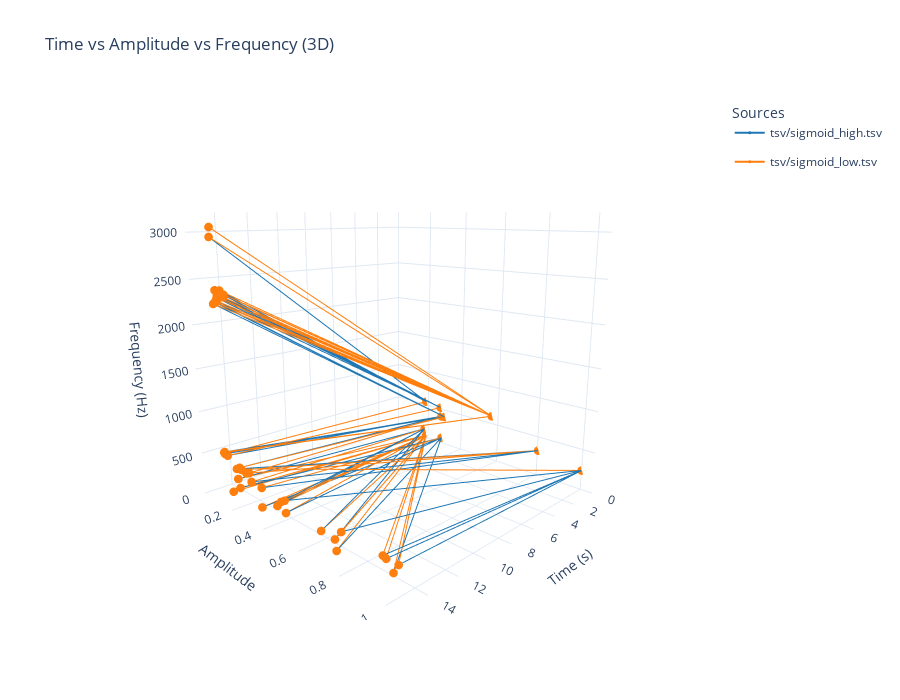

Notebook source saved alongside this figure:
### Markdown cell above
3D for data with time domain

### Code cell
from py_scripts.multiplotter import plot_combined_3d

plot_combined_3d(files=['tsv/sigmoid_high.tsv', 'tsv/sigmoid_low.tsv'])

# Sample usage:
# plot_combined_3d(files=['file1.tsv', 'file2.tsv'], labels=['File1', 'File2'])
# or
# plot_combined_3d(dfs=[df1, df2], labels=['DataFrame1', 'DataFrame2'])

### Figure 1 — Plotly figure (JSON) as saved in the notebook; plotly's stock layout.template omitted (floating-point values rounded to 4 significant figures)
{"data": [{"legendgroup": "tsv/sigmoid_high.tsv", "line": {"color": "#1f77b4", "width": 2}, "marker": {"color": "#1f77b4", "size": 3}, "mode": "lines+markers", "name": "tsv/sigmoid_high.tsv", "showlegend": true, "type": "scatter3d", "x": [0, 15], "y": [0.185, 0.1276], "z": [31.25, 97.37]}, {"legendgroup": "tsv/sigmoid_high.tsv", "line": {"color": "#1f77b4", "width": 2}, "marker": {"color": "#1f77b4", "size": 3}, "mode": "lines+markers", "name": "tsv/sigmoid_high.tsv", "showlegend": false, "type": "scatter3d", "x": [0, 15], "y": [0.2831, 0.7301], "z": [75, 105.3]}, {"legendgroup": "tsv/sigmoid_high.tsv", "line": {"color": "#1f77b4", "width": 2}, "marker": {"color": "#1f77b4", "size": 3}, "mode": "lines+markers", "name": "tsv/sigmoid_high.tsv", "showlegend": false, "type": "scatter3d", "x": [0, 15], "y": [0.2831, 0.3204], "z": [75, 110.5]}, {"legendgroup": "tsv/sigmoid_high.tsv", "line": {"color": "#1f77b4", "width": 2}, "marker": {"color": "#1f77b4", "size": 3}, "mode": "lines+markers", "name": "tsv/sigmoid_high.tsv", "showlegend": false, "type": "scatter3d", "x": [0, 15], "y": [0.2831, 0.1786], "z": [75, 194.7]}, {"legendgroup": "tsv/sigmoid_high.tsv", "line": {"color": "#1f77b4", "width": 2}, "marker": {"color": "#1f77b4", "size": 3}, "mode": "lines+markers", "name": "tsv/sigmoid_high.tsv", "showlegend": false, "type": "scatter3d", "x": [0, 15], "y": [0.2831, 0.4651], "z": [75, 202.6]}, {"legendgroup": "tsv/sigmoid_high.tsv", "line": {"color": "#1f77b4", "width": 2}, "marker": {"color": "#1f77b4", "size": 3}, "mode": "lines+markers", "name": "tsv/sigmoid_high.tsv", "showlegend": false, "type": "scatter3d", "x": [0, 15], "y": [0.2831, 0.9797], "z": [75, 210.5]}, {"legendgroup": "tsv/sigmoid_high.tsv", "line": {"color": "#1f77b4", "width": 2}, "marker": {"color": "#1f77b4", "size": 3}, "mode": "lines+markers", "name": "tsv/sigmoid_high.tsv", "showlegend": false, "type": "scatter3d", "x": [0, 15], "y": [0.1758, 0.7229], "z": [127.5, 215.8]}, {"legendgroup": "tsv/sigmoid_high.tsv", "line": {"color": "#1f77b4", "width": 2}, "marker": {"color": "#1f77b4", "size": 3}, "mode": "lines+markers", "name": "tsv/sigmoid_high.tsv", "showlegend": false, "type": "scatter3d", "x": [0, 15], "y": [0.1758, 0.6551], "z": [127.5, 223.7]}, {"legendgroup": "tsv/sigmoid_high.tsv", "line": {"color": "#1f77b4", "width": 2}, "marker": {"color": "#1f77b4", "size": 3}, "mode": "lines+markers", "name": "tsv/sigmoid_high.tsv", "showlegend": false, "type": "scatter3d", "x": [0, 15], "y": [0.1758, 0.4158], "z": [127.5, 228.9]}, {"legendgroup": "tsv/sigmoid_high.tsv", "line": {"color": "#1f77b4", "width": 2}, "marker": {"color": "#1f77b4", "size": 3}, "mode": "lines+markers", "name": "tsv/sigmoid_high.tsv", "showlegend": false, "type": "scatter3d", "x": [0, 15], "y": [0.1758, 0.1668], "z": [127.5, 292.1]}, {"legendgroup": "tsv/sigmoid_high.tsv", "line": {"color": "#1f77b4", "width": 2}, "marker": {"color": "#1f77b4", "size": 3}, "mode": "lines+markers", "name": "tsv/sigmoid_high.tsv", "showlegend": false, "type": "scatter3d", "x": [0, 15], "y": [0.1758, 0.4394], "z": [127.5, 300]}, {"legendgroup": "tsv/sigmoid_high.tsv", "line": {"color": "#1f77b4", "width": 2}, "marker": {"color": "#1f77b4", "size": 3}, "mode": "lines+markers", "name": "tsv/sigmoid_high.tsv", "showlegend": false, "type": "scatter3d", "x": [0, 15], "y": [1, 0.9506], "z": [238.8, 307.9]}, {"legendgroup": "tsv/sigmoid_high.tsv", "line": {"color": "#1f77b4", "width": 2}, "marker": {"color": "#1f77b4", "size": 3}, "mode": "lines+markers", "name": "tsv/sigmoid_high.tsv", "showlegend": false, "type": "scatter3d", "x": [0, 15], "y": [1, 1], "z": [238.8, 313.2]}, {"legendgroup": "tsv/sigmoid_high.tsv", "line": {"color": "#1f77b4", "width": 2}, "marker": {"color": "#1f77b4", "size": 3}, "mode": "lines+markers", "name": "tsv/sigmoid_high.tsv", "showlegend": false, "type": "scatter3d", "x": [0, 15], "y": [1, 0.9367], "z": [238.8, 321.1]}, {"legendgroup": "tsv/sigmoid_high.tsv", "line": {"color": "#1f77b4", "width": 2}, "marker": {"color": "#1f77b4", "size": 3}, "mode": "lines+markers", "name": "tsv/sigmoid_high.tsv", "showlegend": false, "type": "scatter3d", "x": [0, 15], "y": [1, 0.754], "z": [238.8, 328.9]}, {"legendgroup": "tsv/sigmoid_high.tsv", "line": {"color": "#1f77b4", "width": 2}, "marker": {"color": "#1f77b4", "size": 3}, "mode": "lines+markers", "name": "tsv/sigmoid_high.tsv", "showlegend": false, "type": "scatter3d", "x": [0, 15], "y": [1, 0.4599], "z": [238.8, 334.2]}, {"legendgroup": "tsv/sigmoid_high.tsv", "line": {"color": "#1f77b4", "width": 2}, "marker": {"color": "#1f77b4", "size": 3}, "mode": "lines+markers", "name": "tsv/sigmoid_high.tsv", "showlegend": false, "type": "scatter3d", "x": [0, 15], "y": [0.803, 0.3228], "z": [321.2, 339.5]}, {"legendgroup": "tsv/sigmoid_high.tsv", "line": {"color": "#1f77b4", "width": 2}, "marker": {"color": "#1f77b4", "size": 3}, "mode": "lines+markers", "name": "tsv/sigmoid_high.tsv", "showlegend": false, "type": "scatter3d", "x": [0, 15], "y": [0.803, 0.2584], "z": [321.2, 344.7]}, {"legendgroup": "tsv/sigmoid_high.tsv", "line": {"color": "#1f77b4", "width": 2}, "marker": {"color": "#1f77b4", "size": 3}, "mode": "lines+markers", "name": "tsv/sigmoid_high.tsv", "showlegend": false, "type": "scatter3d", "x": [0, 15], "y": [0.803, 0.1615], "z": [321.2, 407.9]}, {"legendgroup": "tsv/sigmoid_high.tsv", "line": {"color": "#1f77b4", "width": 2}, "marker": {"color": "#1f77b4", "size": 3}, "mode": "lines+markers", "name": "tsv/sigmoid_high.tsv", "showlegend": false, "type": "scatter3d", "x": [0, 15], "y": [0.803, 0.227], "z": [321.2, 415.8]}, {"legendgroup": "tsv/sigmoid_high.tsv", "line": {"color": "#1f77b4", "width": 2}, "marker": {"color": "#1f77b4", "size": 3}, "mode": "lines+markers", "name": "tsv/sigmoid_high.tsv", "showlegend": false, "type": "scatter3d", "x": [0, 15], "y": [0.803, 0.1941], "z": [321.2, 426.3]}, {"legendgroup": "tsv/sigmoid_high.tsv", "line": {"color": "#1f77b4", "width": 2}, "marker": {"color": "#1f77b4", "size": 3}, "mode": "lines+markers", "name": "tsv/sigmoid_high.tsv", "showlegend": false, "type": "scatter3d", "x": [0, 15], "y": [0.2814, 0.2443], "z": [393.8, 434.2]}, {"legendgroup": "tsv/sigmoid_high.tsv", "line": {"color": "#1f77b4", "width": 2}, "marker": {"color": "#1f77b4", "size": 3}, "mode": "lines+markers", "name": "tsv/sigmoid_high.tsv", "showlegend": false, "type": "scatter3d", "x": [0, 15], "y": [0.2814, 0.1813], "z": [393.8, 439.5]}, {"legendgroup": "tsv/sigmoid_high.tsv", "line": {"color": "#1f77b4", "width": 2}, "marker": {"color": "#1f77b4", "size": 3}, "mode": "lines+markers", "name": "tsv/sigmoid_high.tsv", "showlegend": false, "type": "scatter3d", "x": [0, 15], "y": [0.2814, 0.1005], "z": [393.8, 513.2]}, {"legendgroup": "tsv/sigmoid_high.tsv", "line": {"color": "#1f77b4", "width": 2}, "marker": {"color": "#1f77b4", "size": 3}, "mode": "lines+markers", "name": "tsv/sigmoid_high.tsv", "showlegend": false, "type": "scatter3d", "x": [0, 15], "y": [0.2814, 0.08304], "z": [393.8, 518.4]}, {"legendgroup": "tsv/sigmoid_high.tsv", "line": {"color": "#1f77b4", "width": 2}, "marker": {"color": "#1f77b4", "size": 3}, "mode": "lines+markers", "name": "tsv/sigmoid_high.tsv", "showlegend": false, "type": "scatter3d", "x": [0, 15], "y": [0.3005, 0.07603], "z": [398.8, 528.9]}, {"legendgroup": "tsv/sigmoid_high.tsv", "line": {"color": "#1f77b4", "width": 2}, "marker": {"color": "#1f77b4", "size": 3}, "mode": "lines+markers", "name": "tsv/sigmoid_high.tsv", "showlegend": false, "type": "scatter3d", "x": [0, 15], "y": [0.3005, 0.07945], "z": [398.8, 539.5]}, {"legendgroup": "tsv/sigmoid_high.tsv", "line": {"color": "#1f77b4", "width": 2}, "marker": {"color": "#1f77b4", "size": 3}, "mode": "lines+markers", "name": "tsv/sigmoid_high.tsv", "showlegend": false, "type": "scatter3d", "x": [0, 15], "y": [0.3005, 0.06912], "z": [398.8, 2239.0]}, {"legendgroup": "tsv/sigmoid_high.tsv", "line": {"color": "#1f77b4", "width": 2}, "marker": {"color": "#1f77b4", "size": 3}, "mode": "lines+markers", "name": "tsv/sigmoid_high.tsv", "showlegend": false, "type": "scatter3d", "x": [0, 15], "y": [0.3005, 0.08505], "z": [398.8, 2258.0]}, {"legendgroup": "tsv/sigmoid_high.tsv", "line": {"color": "#1f77b4", "width": 2}, "marker": {"color": "#1f77b4", "size": 3}, "mode": "lines+markers", "name": "tsv/sigmoid_high.tsv", "showlegend": false, "type": "scatter3d", "x": [0, 15], "y": [0.3005, 0.08249], "z": [398.8, 2266.0]}, {"legendgroup": "tsv/sigmoid_high.tsv", "line": {"color": "#1f77b4", "width": 2}, "marker": {"color": "#1f77b4", "size": 3}, "mode": "lines+markers", "name": "tsv/sigmoid_high.tsv", "showlegend": false, "type": "scatter3d", "x": [0, 15], "y": [0.2761, 0.09542], "z": [518.8, 2279.0]}, {"legendgroup": "tsv/sigmoid_high.tsv", "line": {"color": "#1f77b4", "width": 2}, "marker": {"color": "#1f77b4", "size": 3}, "mode": "lines+markers", "name": "tsv/sigmoid_high.tsv", "showlegend": false, "type": "scatter3d", "x": [0, 15], "y": [0.2761, 0.0959], "z": [518.8, 2313.0]}, {"legendgroup": "tsv/sigmoid_high.tsv", "line": {"color": "#1f77b4", "width": 2}, "marker": {"color": "#1f77b4", "size": 3}, "mode": "lines+markers", "name": "tsv/sigmoid_high.tsv", "showlegend": false, "type": "scatter3d", "x": [0, 15], "y": [0.2761, 0.1073], "z": [518.8, 2324.0]}, {"legendgroup": "tsv/sigmoid_high.tsv", "line": {"color": "#1f77b4", "width": 2}, "marker": {"color": "#1f77b4", "size": 3}, "mode": "lines+markers", "name": "tsv/sigmoid_high.tsv", "showlegend": false, "type": "scatter3d", "x": [0, 15], "y": [0.2761, 0.1419], "z": [518.8, 2332.0]}, {"legendgroup": "tsv/sigmoid_high.tsv", "line": {"color": "#1f77b4", "width": 2}, "marker": {"color": "#1f77b4", "size": 3}, "mode": "lines+markers", "name": "tsv/sigmoid_high.tsv", "showlegend": false, "type": "scatter3d", "x": [0, 15], "y": [0.2761, 0.09939], "z": [518.8, 2345.0]}, {"legendgroup": "tsv/sigmoid_high.tsv", "line": {"color": "#1f77b4", "width": 2}, "marker": {"color": "#1f77b4", "size": 3}, "mode": "lines+markers", "name": "tsv/sigmoid_high.tsv", "showlegend": false, "type": "scatter3d", "x": [0, 15], "y": [0.1844, 0.1442], "z": [546.2, 2361.0]}, {"legendgroup": "tsv/sigmoid_high.tsv", "line": {"color": "#1f77b4", "width": 2}, "marker": {"color": "#1f77b4", "size": 3}, "mode": "lines+markers", "name": "tsv/sigmoid_high.tsv", "showlegend": false, "type": "scatter3d", "x": [0, 15], "y": [0.1844, 0.1022], "z": [546.2, 2382.0]}, {"legendgroup": "tsv/sigmoid_high.tsv", "line": {"color": "#1f77b4", "width": 2}, "marker": {"color": "#1f77b4", "size": 3}, "mode": "lines+markers", "name": "tsv/sigmoid_high.tsv", "showlegend": false, "type": "scatter3d", "x": [0, 15], "y": [0.1844, 0.08533], "z": [546.2, 2392.0]}, {"legendgroup": "tsv/sigmoid_high.tsv", "line": {"color": "#1f77b4", "width": 2}, "marker": {"color": "#1f77b4", "size": 3}, "mode": "lines+markers", "name": "tsv/sigmoid_high.tsv", "showlegend": false, "type": "scatter3d", "x": [0, 15], "y": [0.1844, 0.1179], "z": [546.2, 2397.0]}, {"legendgroup": "tsv/sigmoid_high.tsv", "line": {"color": "#1f77b4", "width": 2}, "marker": {"color": "#1f77b4", "size": 3}, "mode": "lines+markers", "name": "tsv/sigmoid_high.tsv", "showlegend": false, "type": "scatter3d", "x": [0, 15], "y": [0.1844, 0.06906], "z": [546.2, 2953.0]}, {"legendgroup": "tsv/sigmoid_high.tsv", "line": {"color": "#1f77b4", "width": 2}, "marker": {"color": "#1f77b4", "size": 3}, "mode": "lines+markers", "name": "tsv/sigmoid_high.tsv", "showlegend": false, "type": "scatter3d", "x": [0, 15], "y": [0.5658, 0.07315], "z": [600, 3055.0]}, {"legendgroup": "tsv/sigmoid_low.tsv", "line": {"color": "#ff7f0e", "width": 2}, "marker": {"color": "#ff7f0e", "size": 3}, "mode": "lines+markers", "name": "tsv/sigmoid_low.tsv", "showlegend": true, "type": "scatter3d", "x": [0, 15], "y": [0.185, 0.1276], "z": [31.25, 97.37]}, {"legendgroup": "tsv/sigmoid_low.tsv", "line": {"color": "#ff7f0e", "width": 2}, "marker": {"color": "#ff7f0e", "size": 3}, "mode": "lines+markers", "name": "tsv/sigmoid_low.tsv", "showlegend": false, "type": "scatter3d", "x": [0, 15], "y": [0.185, 0.7301], "z": [31.25, 105.3]}, {"legendgroup": "tsv/sigmoid_low.tsv", "line": {"color": "#ff7f0e", "width": 2}, "marker": {"color": "#ff7f0e", "size": 3}, "mode": "lines+markers", "name": "tsv/sigmoid_low.tsv", "showlegend": false, "type": "scatter3d", "x": [0, 15], "y": [0.185, 0.3204], "z": [31.25, 110.5]}, {"legendgroup": "tsv/sigmoid_low.tsv", "line": {"color": "#ff7f0e", "width": 2}, "marker": {"color": "#ff7f0e", "size": 3}, "mode": "lines+markers", "name": "tsv/sigmoid_low.tsv", "showlegend": false, "type": "scatter3d", "x": [0, 15], "y": [0.185, 0.1786], "z": [31.25, 194.7]}, {"legendgroup": "tsv/sigmoid_low.tsv", "line": {"color": "#ff7f0e", "width": 2}, "marker": {"color": "#ff7f0e", "size": 3}, "mode": "lines+markers", "name": "tsv/sigmoid_low.tsv", "showlegend": false, "type": "scatter3d", "x": [0, 15], "y": [0.185, 0.4651], "z": [31.25, 202.6]}, {"legendgroup": "tsv/sigmoid_low.tsv", "line": {"color": "#ff7f0e", "width": 2}, "marker": {"color": "#ff7f0e", "size": 3}, "mode": "lines+markers", "name": "tsv/sigmoid_low.tsv", "showlegend": false, "type": "scatter3d", "x": [0, 15], "y": [0.185, 0.9797], "z": [31.25, 210.5]}, {"legendgroup": "tsv/sigmoid_low.tsv", "line": {"color": "#ff7f0e", "width": 2}, "marker": {"color": "#ff7f0e", "size": 3}, "mode": "lines+markers", "name": "tsv/sigmoid_low.tsv", "showlegend": false, "type": "scatter3d", "x": [0, 15], "y": [0.185, 0.7229], "z": [31.25, 215.8]}, {"legendgroup": "tsv/sigmoid_low.tsv", "line": {"color": "#ff7f0e", "width": 2}, "marker": {"color": "#ff7f0e", "size": 3}, "mode": "lines+markers", "name": "tsv/sigmoid_low.tsv", "showlegend": false, "type": "scatter3d", "x": [0, 15], "y": [0.185, 0.6551], "z": [31.25, 223.7]}, {"legendgroup": "tsv/sigmoid_low.tsv", "line": {"color": "#ff7f0e", "width": 2}, "marker": {"color": "#ff7f0e", "size": 3}, "mode": "lines+markers", "name": "tsv/sigmoid_low.tsv", "showlegend": false, "type": "scatter3d", "x": [0, 15], "y": [0.185, 0.4158], "z": [31.25, 228.9]}, {"legendgroup": "tsv/sigmoid_low.tsv", "line": {"color": "#ff7f0e", "width": 2}, "marker": {"color": "#ff7f0e", "size": 3}, "mode": "lines+markers", "name": "tsv/sigmoid_low.tsv", "showlegend": false, "type": "scatter3d", "x": [0, 15], "y": [0.185, 0.1668], "z": [31.25, 292.1]}, {"legendgroup": "tsv/sigmoid_low.tsv", "line": {"color": "#ff7f0e", "width": 2}, "marker": {"color": "#ff7f0e", "size": 3}, "mode": "lines+markers", "name": "tsv/sigmoid_low.tsv", "showlegend": false, "type": "scatter3d", "x": [0, 15], "y": [0.185, 0.4394], "z": [31.25, 300]}, {"legendgroup": "tsv/sigmoid_low.tsv", "line": {"color": "#ff7f0e", "width": 2}, "marker": {"color": "#ff7f0e", "size": 3}, "mode": "lines+markers", "name": "tsv/sigmoid_low.tsv", "showlegend": false, "type": "scatter3d", "x": [0, 15], "y": [0.185, 0.9506], "z": [31.25, 307.9]}, {"legendgroup": "tsv/sigmoid_low.tsv", "line": {"color": "#ff7f0e", "width": 2}, "marker": {"color": "#ff7f0e", "size": 3}, "mode": "lines+markers", "name": "tsv/sigmoid_low.tsv", "showlegend": false, "type": "scatter3d", "x": [0, 15], "y": [0.185, 1], "z": [31.25, 313.2]}, {"legendgroup": "tsv/sigmoid_low.tsv", "line": {"color": "#ff7f0e", "width": 2}, "marker": {"color": "#ff7f0e", "size": 3}, "mode": "lines+markers", "name": "tsv/sigmoid_low.tsv", "showlegend": false, "type": "scatter3d", "x": [0, 15], "y": [0.185, 0.9367], "z": [31.25, 321.1]}, {"legendgroup": "tsv/sigmoid_low.tsv", "line": {"color": "#ff7f0e", "width": 2}, "marker": {"color": "#ff7f0e", "size": 3}, "mode": "lines+markers", "name": "tsv/sigmoid_low.tsv", "showlegend": false, "type": "scatter3d", "x": [0, 15], "y": [0.185, 0.754], "z": [31.25, 328.9]}, {"legendgroup": "tsv/sigmoid_low.tsv", "line": {"color": "#ff7f0e", "width": 2}, "marker": {"color": "#ff7f0e", "size": 3}, "mode": "lines+markers", "name": "tsv/sigmoid_low.tsv", "showlegend": false, "type": "scatter3d", "x": [0, 15], "y": [0.185, 0.4599], "z": [31.25, 334.2]}, {"legendgroup": "tsv/sigmoid_low.tsv", "line": {"color": "#ff7f0e", "width": 2}, "marker": {"color": "#ff7f0e", "size": 3}, "mode": "lines+markers", "name": "tsv/sigmoid_low.tsv", "showlegend": false, "type": "scatter3d", "x": [0, 15], "y": [0.2831, 0.3228], "z": [75, 339.5]}, {"legendgroup": "tsv/sigmoid_low.tsv", "line": {"color": "#ff7f0e", "width": 2}, "marker": {"color": "#ff7f0e", "size": 3}, "mode": "lines+markers", "name": "tsv/sigmoid_low.tsv", "showlegend": false, "type": "scatter3d", "x": [0, 15], "y": [0.1758, 0.2584], "z": [127.5, 344.7]}, {"legendgroup": "tsv/sigmoid_low.tsv", "line": {"color": "#ff7f0e", "width": 2}, "marker": {"color": "#ff7f0e", "size": 3}, "mode": "lines+markers", "name": "tsv/sigmoid_low.tsv", "showlegend": false, "type": "scatter3d", "x": [0, 15], "y": [1, 0.1615], "z": [238.8, 407.9]}, {"legendgroup": "tsv/sigmoid_low.tsv", "line": {"color": "#ff7f0e", "width": 2}, "marker": {"color": "#ff7f0e", "size": 3}, "mode": "lines+markers", "name": "tsv/sigmoid_low.tsv", "showlegend": false, "type": "scatter3d", "x": [0, 15], "y": [0.803, 0.227], "z": [321.2, 415.8]}, {"legendgroup": "tsv/sigmoid_low.tsv", "line": {"color": "#ff7f0e", "width": 2}, "marker": {"color": "#ff7f0e", "size": 3}, "mode": "lines+markers", "name": "tsv/sigmoid_low.tsv", "showlegend": false, "type": "scatter3d", "x": [0, 15], "y": [0.803, 0.1941], "z": [321.2, 426.3]}, {"legendgroup": "tsv/sigmoid_low.tsv", "line": {"color": "#ff7f0e", "width": 2}, "marker": {"color": "#ff7f0e", "size": 3}, "mode": "lines+markers", "name": "tsv/sigmoid_low.tsv", "showlegend": false, "type": "scatter3d", "x": [0, 15], "y": [0.2814, 0.2443], "z": [393.8, 434.2]}, {"legendgroup": "tsv/sigmoid_low.tsv", "line": {"color": "#ff7f0e", "width": 2}, "marker": {"color": "#ff7f0e", "size": 3}, "mode": "lines+markers", "name": "tsv/sigmoid_low.tsv", "showlegend": false, "type": "scatter3d", "x": [0, 15], "y": [0.3005, 0.1813], "z": [398.8, 439.5]}, {"legendgroup": "tsv/sigmoid_low.tsv", "line": {"color": "#ff7f0e", "width": 2}, "marker": {"color": "#ff7f0e", "size": 3}, "mode": "lines+markers", "name": "tsv/sigmoid_low.tsv", "showlegend": false, "type": "scatter3d", "x": [0, 15], "y": [0.2761, 0.1005], "z": [518.8, 513.2]}, {"legendgroup": "tsv/sigmoid_low.tsv", "line": {"color": "#ff7f0e", "width": 2}, "marker": {"color": "#ff7f0e", "size": 3}, "mode": "lines+markers", "name": "tsv/sigmoid_low.tsv", "showlegend": false, "type": "scatter3d", "x": [0, 15], "y": [0.1844, 0.08304], "z": [546.2, 518.4]}, {"legendgroup": "tsv/sigmoid_low.tsv", "line": {"color": "#ff7f0e", "width": 2}, "marker": {"color": "#ff7f0e", "size": 3}, "mode": "lines+markers", "name": "tsv/sigmoid_low.tsv", "showlegend": false, "type": "scatter3d", "x": [0, 15], "y": [0.5658, 0.07603], "z": [600, 528.9]}, {"legendgroup": "tsv/sigmoid_low.tsv", "line": {"color": "#ff7f0e", "width": 2}, "marker": {"color": "#ff7f0e", "size": 3}, "mode": "lines+markers", "name": "tsv/sigmoid_low.tsv", "showlegend": false, "type": "scatter3d", "x": [0, 15], "y": [0.5658, 0.07945], "z": [600, 539.5]}, {"legendgroup": "tsv/sigmoid_low.tsv", "line": {"color": "#ff7f0e", "width": 2}, "marker": {"color": "#ff7f0e", "size": 3}, "mode": "lines+markers", "name": "tsv/sigmoid_low.tsv", "showlegend": false, "type": "scatter3d", "x": [0, 15], "y": [0.5658, 0.06912], "z": [600, 2239.0]}, {"legendgroup": "tsv/sigmoid_low.tsv", "line": {"color": "#ff7f0e", "width": 2}, "marker": {"color": "#ff7f0e", "size": 3}, "mode": "lines+markers", "name": "tsv/sigmoid_low.tsv", "showlegend": false, "type": "scatter3d", "x": [0, 15], "y": [0.5658, 0.08505], "z": [600, 2258.0]}, {"legendgroup": "tsv/sigmoid_low.tsv", "line": {"color": "#ff7f0e", "width": 2}, "marker": {"color": "#ff7f0e", "size": 3}, "mode": "lines+markers", "name": "tsv/sigmoid_low.tsv", "showlegend": false, "type": "scatter3d", "x": [0, 15], "y": [0.5658, 0.08249], "z": [600, 2266.0]}, {"legendgroup": "tsv/sigmoid_low.tsv", "line": {"color": "#ff7f0e", "width": 2}, "marker": {"color": "#ff7f0e", "size": 3}, "mode": "lines+markers", "name": "tsv/sigmoid_low.tsv", "showlegend": false, "type": "scatter3d", "x": [0, 15], "y": [0.5658, 0.09542], "z": [600, 2279.0]}, {"legendgroup": "tsv/sigmoid_low.tsv", "line": {"color": "#ff7f0e", "width": 2}, "marker": {"color": "#ff7f0e", "size": 3}, "mode": "lines+markers", "name": "tsv/sigmoid_low.tsv", "showlegend": false, "type": "scatter3d", "x": [0, 15], "y": [0.5658, 0.0959], "z": [600, 2313.0]}, {"legendgroup": "tsv/sigmoid_low.tsv", "line": {"color": "#ff7f0e", "width": 2}, "marker": {"color": "#ff7f0e", "size": 3}, "mode": "lines+markers", "name": "tsv/sigmoid_low.tsv", "showlegend": false, "type": "scatter3d", "x": [0, 15], "y": [0.5658, 0.1073], "z": [600, 2324.0]}, {"legendgroup": "tsv/sigmoid_low.tsv", "line": {"color": "#ff7f0e", "width": 2}, "marker": {"color": "#ff7f0e", "size": 3}, "mode": "lines+markers", "name": "tsv/sigmoid_low.tsv", "showlegend": false, "type": "scatter3d", "x": [0, 15], "y": [0.5658, 0.1419], "z": [600, 2332.0]}, {"legendgroup": "tsv/sigmoid_low.tsv", "line": {"color": "#ff7f0e", "width": 2}, "marker": {"color": "#ff7f0e", "size": 3}, "mode": "lines+markers", "name": "tsv/sigmoid_low.tsv", "showlegend": false, "type": "scatter3d", "x": [0, 15], "y": [0.5658, 0.09939], "z": [600, 2345.0]}, {"legendgroup": "tsv/sigmoid_low.tsv", "line": {"color": "#ff7f0e", "width": 2}, "marker": {"color": "#ff7f0e", "size": 3}, "mode": "lines+markers", "name": "tsv/sigmoid_low.tsv", "showlegend": false, "type": "scatter3d", "x": [0, 15], "y": [0.5658, 0.1442], "z": [600, 2361.0]}, {"legendgroup": "tsv/sigmoid_low.tsv", "line": {"color": "#ff7f0e", "width": 2}, "marker": {"color": "#ff7f0e", "size": 3}, "mode": "lines+markers", "name": "tsv/sigmoid_low.tsv", "showlegend": false, "type": "scatter3d", "x": [0, 15], "y": [0.5658, 0.1022], "z": [600, 2382.0]}, {"legendgroup": "tsv/sigmoid_low.tsv", "line": {"color": "#ff7f0e", "width": 2}, "marker": {"color": "#ff7f0e", "size": 3}, "mode": "lines+markers", "name": "tsv/sigmoid_low.tsv", "showlegend": false, "type": "scatter3d", "x": [0, 15], "y": [0.5658, 0.08533], "z": [600, 2392.0]}, {"legendgroup": "tsv/sigmoid_low.tsv", "line": {"color": "#ff7f0e", "width": 2}, "marker": {"color": "#ff7f0e", "size": 3}, "mode": "lines+markers", "name": "tsv/sigmoid_low.tsv", "showlegend": false, "type": "scatter3d", "x": [0, 15], "y": [0.5658, 0.1179], "z": [600, 2397.0]}, {"legendgroup": "tsv/sigmoid_low.tsv", "line": {"color": "#ff7f0e", "width": 2}, "marker": {"color": "#ff7f0e", "size": 3}, "mode": "lines+markers", "name": "tsv/sigmoid_low.tsv", "showlegend": false, "type": "scatter3d", "x": [0, 15], "y": [0.5658, 0.06906], "z": [600, 2953.0]}, {"legendgroup": "tsv/sigmoid_low.tsv", "line": {"color": "#ff7f0e", "width": 2}, "marker": {"color": "#ff7f0e", "size": 3}, "mode": "lines+markers", "name": "tsv/sigmoid_low.tsv", "showlegend": false, "type": "scatter3d", "x": [0, 15], "y": [0.5658, 0.07315], "z": [600, 3055.0]}], "layout": {"height": 700, "legend": {"title": {"text": "Sources"}}, "scene": {"camera": {"center": {"x": 0, "y": 0, "z": 0}, "eye": {"x": 1.5, "y": 1.5, "z": 0.5}, "up": {"x": 0, "y": 0, "z": 1}}, "xaxis": {"range": [0, 15.75], "title": {"text": "Time (s)"}}, "yaxis": {"range": [0, 1.05], "title": {"text": "Amplitude"}}, "zaxis": {"range": [0, 3208.0], "title": {"text": "Frequency (Hz)"}}}, "showlegend": true, "title": {"text": "Time vs Amplitude vs Frequency (3D)"}, "width": 900}}
